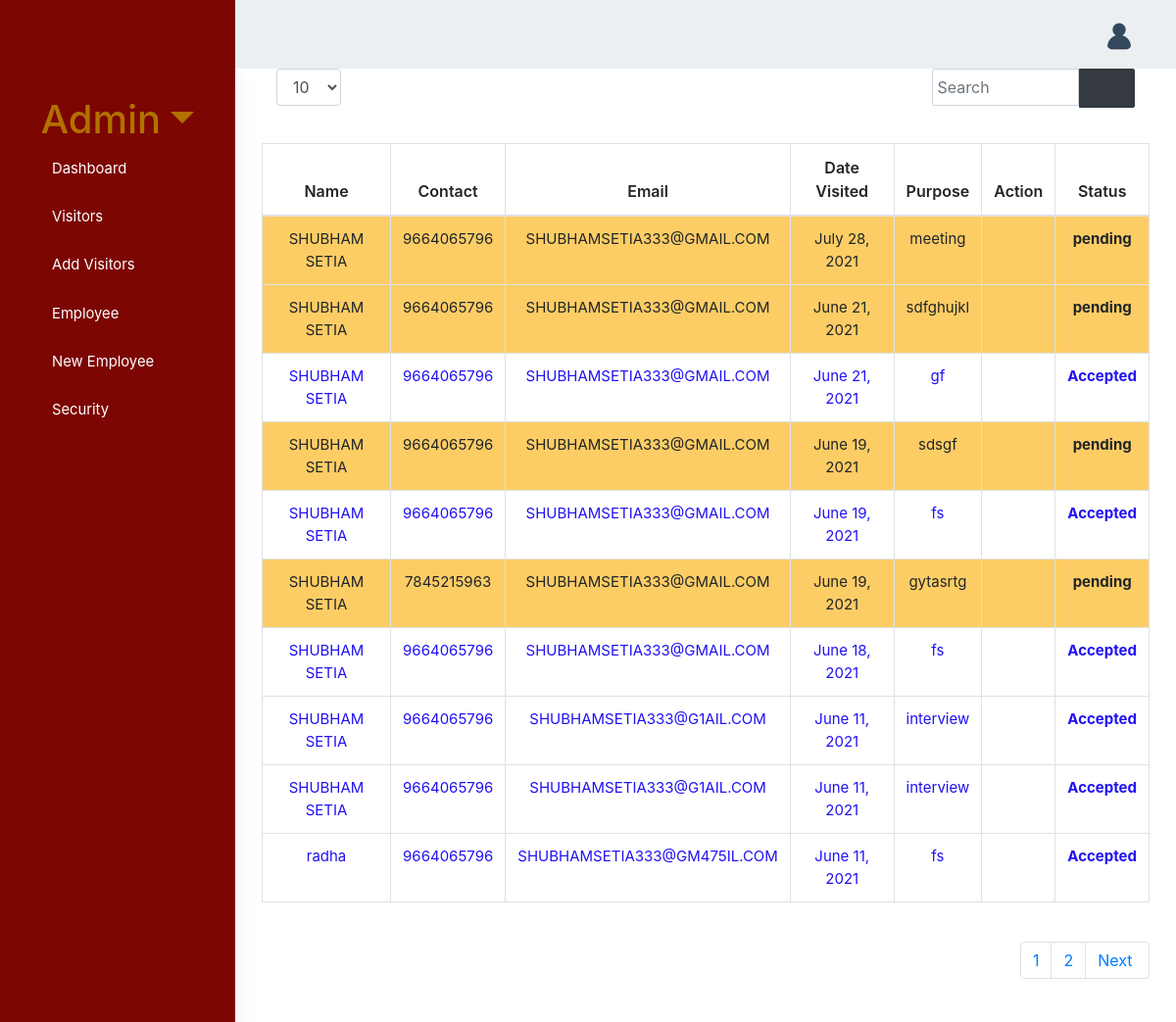
The page /visitor/ (signed in) on the database its author committed.
### visit/models.py (models this page shows, shortened)
class Student(models.Model):
    name = models.CharField(max_length=150, null=True)
    contact = models.PositiveIntegerField(null=True)
    email = models.EmailField(max_length=150, null=True)
    address = models.CharField(max_length=250, null=True)
    college = models.CharField(max_length=250, null=True)
    date = models.DateField(null=True, default=date.today)
    from_time = models.TimeField(null=False, default=datetime.now())
    to_time = models.TimeField(null=False)
    purpose = models.CharField(max_length=150, null=True)
    status = models.CharField(max_length=20,default="pending")
    student_entry_time = models.TimeField(null=True,default=None,blank=True)
    student_exit_time = models.TimeField(null=True,default=None,blank=True)

### visit/views.py (the view)
# urls.py: path('visitor/', views.visitors, name='visitor'),
@login_required(login_url='/login/')
@permission_required('visit.is_hr')
def visitors(request):
    visitor = Student.objects.all().order_by('date').reverse()
    pending_visit = Student.objects.filter(date=datetime.now().date()).filter(status='pending')[0:6:-1]
    data = visitor.values()
    page_number = request.GET.get('page')
    context = pagination(visitor, page_number)
    context['pending_visit'] = pending_visit
    return render(request, 'visit/visitor1.html', context)

### visit/views.py (called while the page is built)
def pagination(visitor, page_number,entry=10):
    paginator = Paginator(visitor, entry, orphans=1)
    page_obj = paginator.get_page(page_number)
    context = {'page_obj': page_obj}
    return context

### visit/templates/visit/visitor1.html (shortened to what this page needs)
{% extends 'base1.html' %} {% load static %} {% block content %}
{% include 'visit/navbar1.html' %}
<div class="container-fluid">
<div class="card-box">
  <form
    class="form-inline"
    method="GET"
    action="\visitorsearch"
    id="search_form"
    style="
      margin-top: 3%;
    "
  >
  <div class="container">
  <div class="row emp-profile" >
  <div class="col-md-12">
  <select class="form-control" name='entry' id='entry'>
  <option value=10>10</option>
  </select>
    <ul class="mx-auto" style="float:right;" ><li style="display:flex;">
    <input
      class="form-control "
      id="visitorSearchField"
      type="search"
      name="searchText"
      placeholder="Search"
      aria-label="Search"
      style="border-radius: 2px 0px 0px 2px; padding:5px ;width:150px;"
    />
    <span style="padding-bottom:20px;width:auto">
          <button type="submit" class="btn btn-dark" style="border-radius: 0px 2px 2px 0px;padding:7px 7px 7px 20px;">
        <b><i class="fas fa-search ">&nbsp&nbsp&nbsp&nbsp</i></b>
      </button>
      </span></li></ul>
      </div>
      </div>
  </div>
  </form>
<div class="row">
  <div class="col-12" style="overflow-x: auto;">
    <table id="datatable" class="table table-bordered table-hover dt-responsive nowrap">
      <thead style="font-weight:bold">
        <tr class="text-center">
          <th scope="col">Name</th>
          <th scope="col">Contact</th>
          <th scope="col">Email</th>
          <th scope="col">Date Visited</th>
          <th scope="col">Purpose</th>
          <th scope="col">Action</th>
          <th scope="col">Status</th>
        </tr>
      </thead>
      <tbody style="font-size: 15px;">
        {% for visitor in page_obj %}
        <tr class="text-center"  {% if visitor.status == "Rejected" %}  style="color:red;" {% elif visitor.status == "Accepted" %} style="color:rgb(33, 18, 243);"{%elif visitor.status == "pending" %} style="background-color: rgb(253, 205, 101);"  {% endif %}>
          <td>{{visitor.name}}</td>
          <td>{{visitor.contact}}</td>
          <td>{{visitor.email}}</td>
          <td>{{visitor.date}}</td>
          <td>{{visitor.purpose}}</td>
          <td>
             <a href="{% url 'visit:Accept' visitor.id %}" ><i class="fas fa-edit"></i></a>
          </td>
          <td><b>{{visitor.status}}</b></td>
        </tr>
        {% endfor %}
      </tbody>
    </table>
</div>
</div>
<div>
<br>
  <nav style="padding-bottom:20px">
    <ul class="pagination mx-auto" style="float:right;">
        {% if page_obj.has_next %}
        <li class="page-item"><a class="page-link" href="?page={{page_obj.next_page_number|add:-1}}{% if not searchText %}&searchText={%elif searchText%}&searchText={{searchText}}{% endif %}{% if not entry %}&entry={% elif entry %}&entry={{entry}}{% endif %}">{{page_obj.next_page_number|add:-1}}</a></li>
        <li class="page-item"><a class="page-link" href="?page={{page_obj.next_page_number}}{% if not searchText %}&searchText={%elif searchText%}&searchText={{searchText}}{% endif %}{% if not entry %}&entry={% elif entry %}&entry={{entry}}{% endif %}">{{page_obj.next_page_number}}</a></li>
        <li class="page-item"><a class="page-link" href="?page={{page_obj.next_page_number}}{% if not searchText %}&searchText={%elif searchText%}&searchText={{searchText}}{% endif %}{% if not entry %}&entry={% elif entry %}&entry={{entry}}{% endif %}">Next&nbsp</a></li>
      {% endif%}
    </ul>
  </nav>
  </div>
</div>
</div>
</div>
{% endblock content %}

### visit/templates/base1.html (shortened to what this page needs)
{% load static %}
<!DOCTYPE html>
<html lang="en">
<head>
   <link rel="stylesheet" href="{% static 'css/style.css' %}">
    <link
      href="{% static 'css/icons.min.css' %}"
      rel="stylesheet"
      type="text/css"
    />
   <link href="{% static 'css/bootstrap.min.css'%}" id="bootstrap-stylesheet" rel="stylesheet" type="text/css" />
   <link href="{% static 'css/bootstrap.css' %}" rel="stylesheet" type="text/css" />
   <link href="{% static 'css/icons.min.css' %}" rel="stylesheet" type="text/css" />
   <link href="{% static 'css/app.css' %}" id="app-stylesheet" rel="stylesheet" type="text/css" />
   <link
      href="{% static 'css/app.min.css' %}"
      id="app-style"
      rel="stylesheet"
      type="text/css"
    />
   <link href="{% static 'libs/bootstrap-timepicker/bootstrap-timepicker.min.css' %}" rel="stylesheet">
   <link href="{% static 'libs/bootstrap-datepicker/bootstrap-datepicker.css' %}" rel="stylesheet">
</head>
<body>
   {% block content %} {% endblock content %}
</body>
</html>

### visit/templates/visit/navbar1.html (shortened to what this page needs)
{% load static %}
<div id="wrapper">
   <div class="navbar-custom">
   <div class="logo-box" >
   </div>
   <ul class="list-unstyled topnav-menu float-right mb-0">
       <li class="dropdown notification-list">
           <a class="nav-link dropdown-toggle nav-user mr-0 waves-effect" data-toggle="dropdown" href="#" role="button" aria-haspopup="false" aria-expanded="false">
            <img src="{% static 'images/user_icon.png' %}" alt="user-image" class="rounded-circle">
           </a>
       </li>
   </ul>
  </div>
   {% include 'visit/sidebar.html' %}
<div class="content-page">
 <div class="content">

### visit/templates/visit/sidebar.html (shortened to what this page needs)
{% load static %}
<div class="left-side-menu">
   <div class="slimscroll-menu">
 <link href="{% static 'css/app.css' %}" id="app-stylesheet" rel="stylesheet" type="text/css" />
       <div class="user-box text-center">
           <div class="dropdown">
               <a href="#" class="user-name dropdown-toggle h5 mt-2 mb-1 d-block" style="font-size:40px;" data-toggle="dropdown"  aria-expanded="false">{{user.username.capitalize}}</a>
           </div>
       </div>
        <div id="sidebar-menu" >
            <ul class="metismenu" id="side-menu">
                {%if request.user.is_superuser%}
        <li><a href="{% url 'visit:dashboard' %}" style=" display:flex !important;"><i class="mdi mdi-view-dashboard"></i> <span>Dashboard </span></a></li>
        <li><a href="{% url 'visit:visitor' %}" style=" display:flex !important;"><i class="fas fa-user-tie"></i><span> Visitors </span></a></li>
        <li><a href="{% url 'visit:newvisitor' %}" style="display:flex !important;"><i class="fas fa-user-plus"></i><span>Add&nbspVisitors</span></a></li>
        <li><a href="{% url 'visit:NewApplicants' %}" style=" display:flex !important;"><i class="fas fa-user-check"></i><span>Employee</span></a></li>
        <li><a href="{% url 'visit:register' %}" style=" display:flex !important;"><i class=" fas fa-user-edit"></i><span>New&nbspEmployee</span></a></li>
         <li><a href="{% url 'visit:security_page' %}" style=" display:flex !important;"><i class=" fas fa-user-shield"></i><span>Security</span></a></li>
         {% elif request.user.is_staff and perms.visit.is_Security %}
         <li style="margin-right: 10px;"><a href="{% url 'visit:security_page' %}" style=" display:flex !important;"><i  class="fas fa-user-shield"></i><span style="color:white;">Security Page</span></a></li>
       {%elif user.is_authenticated%}
        <li><a href="{% url 'visit:dashboard' %}" style="color: white !important; display:flex !important;"><i class="mdi mdi-view-dashboard"></i> <span>Dashboard </span></a></li>
         {% endif %}
            </ul>
        </div>
    </div>
</div>

### static/css/style.css (style rules this page uses)
body { padding: 0; margin: 0; overflow-x: hidden; }
span { display: block; padding: 0 0 5px; }
input, textarea { width: 90%; padding: 10px; margin-bottom: 20px; border: 1px solid #1c87c9; outline: none; }

### rows shown on the page
Student: name "SHUBHAM SETIA", contact "9664065796", email "SHUBHAMSETIA333@GMAIL.COM", date "July 28, 2021", purpose "meeting", status "pending"
Student: name "SHUBHAM SETIA", contact "9664065796", email "SHUBHAMSETIA333@GMAIL.COM", date "June 21, 2021", purpose "sdfghujkl", status "pending"
Student: name "SHUBHAM SETIA", contact "9664065796", email "SHUBHAMSETIA333@GMAIL.COM", date "June 21, 2021", purpose "gf", status "Accepted"
Student: name "SHUBHAM SETIA", contact "9664065796", email "SHUBHAMSETIA333@GMAIL.COM", date "June 19, 2021", purpose "sdsgf", status "pending"
Student: name "SHUBHAM SETIA", contact "9664065796", email "SHUBHAMSETIA333@GMAIL.COM", date "June 19, 2021", purpose "fs", status "Accepted"
Student: name "SHUBHAM SETIA", contact "7845215963", email "SHUBHAMSETIA333@GMAIL.COM", date "June 19, 2021", purpose "gytasrtg", status "pending"
Student: name "SHUBHAM SETIA", contact "9664065796", email "SHUBHAMSETIA333@GMAIL.COM", date "June 18, 2021", purpose "fs", status "Accepted"
Student: name "SHUBHAM SETIA", contact "9664065796", email "SHUBHAMSETIA333@G1AIL.COM", date "June 11, 2021", purpose "interview", status "Accepted"
Student: name "SHUBHAM SETIA", contact "9664065796", email "SHUBHAMSETIA333@G1AIL.COM", date "June 11, 2021", purpose "interview", status "Accepted"
Student: name "radha", contact "9664065796", email "SHUBHAMSETIA333@GM475IL.COM", date "June 11, 2021", purpose "fs", status "Accepted"

### other values the page prints
{{ user.username.capitalize }} "Admin"
{{ page_obj.next_page_number|add:-1 }} "1"
{{ page_obj.next_page_number }} "2"
